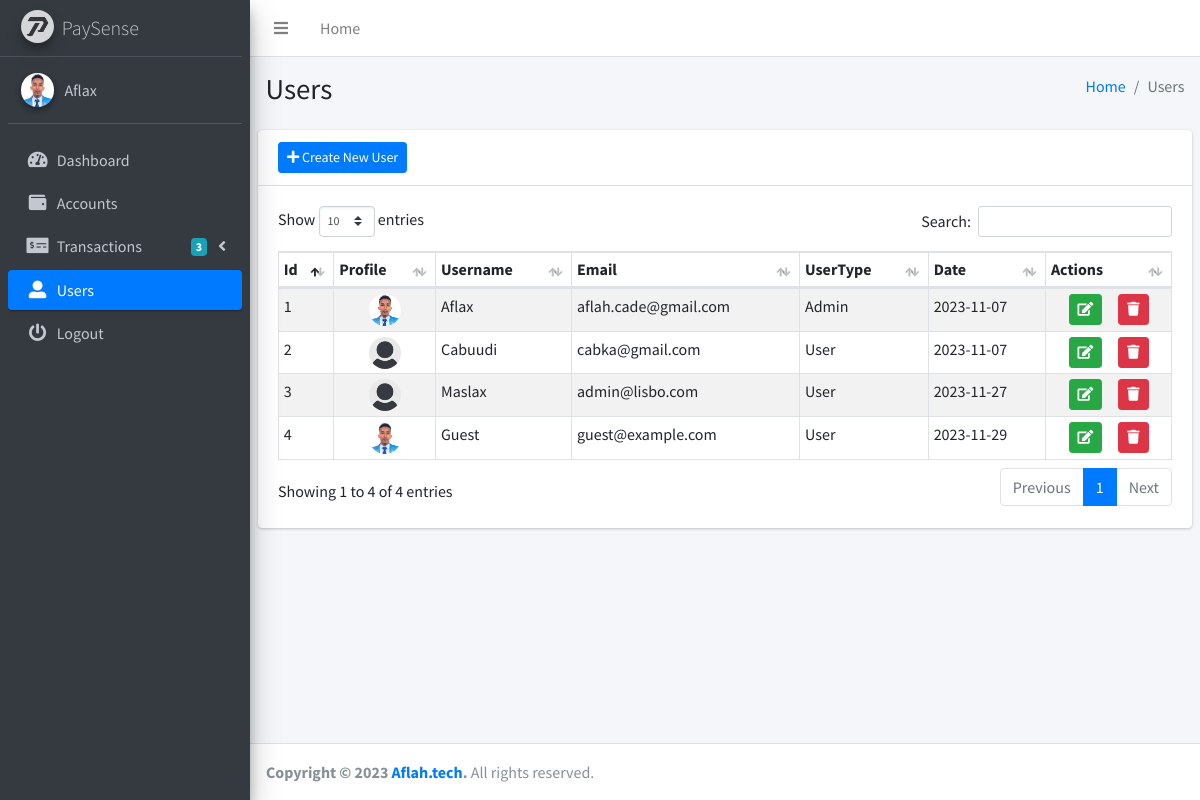
Screenshot of /users (signed in) with the database file from the repository.
### app/models.py (models this page shows, shortened)
class User(db.Model,UserMixin):
    id = db.Column(db.Integer, primary_key=True)
    username = db.Column(db.String(20), unique=True, nullable=False)
    email = db.Column(db.String(120), unique=True, nullable=False)
    password = db.Column(db.String(60), nullable=False)
    usertype = db.Column(db.String(10), nullable=False)
    profile_pic = db.Column(db.String(20), nullable=False, default='default.jpg')
    reg_date = db.Column(db.DateTime, nullable=False, default=datetime.utcnow)
    accounts = db.relationship('Account', backref='owner', lazy=True)

### app/routes.py (the view)
@app.route("/users", strict_slashes=False)
@login_required
def users():
    if current_user.usertype != "Admin":
        abort(403)  # Return a Forbidden error if the username is not "Admin"
    form = RegistrationForm()
    updateform = UpdateUserForm()
    current_year = datetime.datetime.now().year
    users = User.query.order_by(User.id.asc())
    return render_template('users.html', title='Users',form=form,updateform=updateform,users=users,current_year=current_year)

### app/forms.py (shortened to what this page needs)
class RegistrationForm(FlaskForm):
    username = StringField('Username',validators=[DataRequired(), Length(min=2, max=20)])
    email = StringField('Email',validators=[DataRequired(), Email()])
    password = PasswordField('Password', validators=[DataRequired()])
    confirm_password = PasswordField('Confirm Password',validators=[DataRequired(), EqualTo('password')])
    user_type = SelectField('UserType', validators=[InputRequired()], choices=[('','Select User Type'),('Admin','Admin'),('User','User')])
    submit = SubmitField('Create')

class UpdateUserForm(FlaskForm):
    username = StringField('Username',validators=[DataRequired(), Length(min=2, max=20)])
    email = StringField('Email',validators=[DataRequired(), Email()])
    user_type = SelectField('UserType', validators=[InputRequired()], choices=[('','Select User Type'),('Admin','Admin'),('User','User')])
    submit = SubmitField('Update')

### app/models.py (called while the page is built)
@login_manager.user_loader
def load_user(user_id):
    return User.query.get(int(user_id))

### app/templates/users.html (shortened to what this page needs)
<!DOCTYPE html>
<html>
<head>
  <link rel="stylesheet" href="{{ url_for('static', filename='plugins/toastr/toastr.min.css') }}">
  <link rel="stylesheet" href="{{ url_for('static', filename='plugins/fontawesome-free/css/all.min.css') }}">
  <link rel="stylesheet" href="https://code.ionicframework.com/ionicons/2.0.1/css/ionicons.min.css">
  <link rel="stylesheet" href="{{ url_for('static', filename='plugins/datatables-bs4/css/dataTables.bootstrap4.min.css') }}">
  <link rel="stylesheet" href="{{ url_for('static', filename='plugins/datatables-responsive/css/responsive.bootstrap4.min.css') }}">
  <link rel="stylesheet" href="{{ url_for('static', filename='dist/css/adminlte.min.css') }}">
</head>
<body class="hold-transition sidebar-mini">
<div class="wrapper">
  <nav class="main-header navbar navbar-expand navbar-white navbar-light">
    <ul class="navbar-nav">
      <li class="nav-item">
        <a class="nav-link" data-widget="pushmenu" href="#" role="button"><i class="fas fa-bars"></i></a>
      </li>
      <li class="nav-item d-none d-sm-inline-block">
        <a href="{{ url_for('home') }}" class="nav-link">Home</a>
      </li>
    </ul>
  </nav>
  <aside class="main-sidebar sidebar-dark-primary elevation-4">
    {% include 'sidebar.html' %}
  </aside>
  <div class="content-wrapper">
    <section class="content-header">
      <div class="container-fluid">
        <div class="row mb-2">
          <div class="col-sm-6">
            <h1>Users</h1>
          </div>
          <div class="col-sm-6">
            <ol class="breadcrumb float-sm-right">
              <li class="breadcrumb-item"><a href="{{ url_for('home') }}">Home</a></li>
              <li class="breadcrumb-item active">Users</li>
            </ol>
          </div>
        </div>
      </div>
    </section>
    <section class="content">
      <div class="row">
        <div class="col-12">
          <div class="card">
            <div class="card-header">
              <button class="btn btn-primary btn-sm" data-toggle="modal" data-target="#modal-create-user"><i class="fas fa-plus"></i>
                Create New User
              </button>
            </div>
            <div class="card-body">
              <table id="example1" class="table table-bordered table-striped table-sm">
                <thead>
                <tr>
                  <th>Id</th>
                  <th>Profile</th>
                  <th>Username</th>
                  <th>Email</th>
                  <th>UserType</th>
                  <th>Date</th>
                  <th>Actions</th>
                </tr>
                </thead>
                <tbody>
                {% for user in users %}
                  <tr>
                    <td>{{ user.id }}</td>
                    <td class="d-flex justify-content-center align-items-center">
                      <img src="{{ url_for('static', filename='img/' + user.profile_pic) }}" alt="profile" class="img-circle img-size-32">
                    </td>
                    <td>{{ user.username }}</td>
                    <td>{{ user.email}}</td>
                    <td>{{ user.usertype}}</td>
                    <td>{{ user.reg_date.strftime('%Y-%m-%d')}}</td>
                    <td>
                      <div class="d-flex justify-content-center align-items-center h-100">
                        <button type="button" class="btn btn-success btn-sm mr-2" data-toggle="modal" data-target="#modal-update-user-{{ user.id }}"><i class="fas fa-edit"></i></button>
                        <button type="button" class="btn btn-danger btn-sm ml-2" data-toggle="modal" data-target="#modal-danger-{{ user.id }}">
                          <i class="fas fa-trash"></i>
                        </button>
                      </div>
                    </td>
                  </tr>
                {% endfor %}
                </tbody>
              </table>
            </div>
          </div>
        </div>
      </div>
    </section>
  </div>
  {% include 'footer.html' %}
</div>
</body>
</html>

### app/templates/sidebar.html (shortened to what this page needs)
<div class="sidebar">
<a href="{{ url_for('home') }}" class="brand-link ml-n2">
  <img src="{{ url_for('static', filename='img/Paysense.png') }}" alt="paysense" class="brand-image img-circle elevation-3" style="opacity: .8">
  <span class="brand-text font-weight-light">PaySense</span>
</a>
  <div class="user-panel mt-3 pb-3 mb-3 d-flex">
    <div class="image">
      <img src="{{ url_for('static', filename='img/' + current_user.profile_pic) }}" class="img-circle elevation-2" alt="User Image">
    </div>
    <div class="info">
      <a href="{{ url_for('profile') }}" class="d-block">{{ current_user.username }}</a>
    </div>
  </div>
  <nav class="mt-2">
    <ul class="nav nav-pills nav-sidebar flex-column" data-widget="treeview" role="menu" data-accordion="false">
      <li class="nav-item">
        <a href="{{ url_for('home') }}" class="nav-link {% if request.path == url_for('home') %}active{% endif %}">
          <i class="nav-icon fas fa-tachometer-alt"></i>
          <p>
            Dashboard
          </p>
        </a>
      </li>
      <li class="nav-item">
        <a href="{{ url_for('accounts') }}" class="nav-link {% if request.path == url_for('accounts') %}active{% endif %}">
          <i class="nav-icon fas fa-wallet"></i>
          <p>
            Accounts
          </p>
        </a>
      </li>
      <li class="nav-item has-treeview">
        <a href="#" class="nav-link">
          <i class="nav-icon fas fa-money-check-alt"></i>
          <p>
            Transactions
            <i class="fas fa-angle-left right"></i>
            <span class="badge badge-info right">3</span>
          </p>
        </a>
      </li>
      {% if current_user.usertype == "Admin"%}
      <li class="nav-item">
        <a href="{{ url_for('users') }}" class="nav-link {% if request.path == url_for('users') %}active{% endif %}">
          <i class="nav-icon fas fa-user-alt"></i>
          <p>
            Users
          </p>
        </a>
      </li>
      {% endif %}
      <li class="nav-item">
        <a href="{{ url_for('logout') }}" class="nav-link">
          <i class="nav-icon fas fa-power-off "></i>
          <p>
            Logout
          </p>
        </a>
      </li>
    </ul>
  </nav>
</div>

### rows the page displays
User: profile_pic (picture), username "Aflax", id "1", email "aflah.cade@gmail.com", usertype "Admin", reg_date "2023-11-07"
User: id "2", profile_pic (placeholder picture), username "Cabuudi", email "cabka@gmail.com", usertype "User", reg_date "2023-11-07"
User: id "3", profile_pic (placeholder picture), username "Maslax", email "admin@lisbo.com", usertype "User", reg_date "2023-11-27"
User: id "4", profile_pic (picture), username "Guest", email "guest@example.com", usertype "User", reg_date "2023-11-29"
